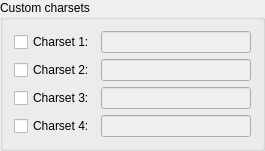
                 <widget class="QGroupBox" name="groupBox_custom_charset">
                  <property name="title">
                   <string>Custom charsets</string>
                  </property>
                  <layout class="QVBoxLayout" name="verticalLayout_9">
                   <item>
                    <layout class="QHBoxLayout" name="horizontalLayout_64">
                     <item>
                      <widget class="QCheckBox" name="checkBox_custom_charset1">
                       <property name="text">
                        <string>Charset 1:</string>
                       </property>
                       <property name="checked">
                        <bool>false</bool>
                       </property>
                      </widget>
                     </item>
                     <item>
                      <widget class="QLineEdit" name="lineEdit_custom_charset1">
                       <property name="enabled">
                        <bool>false</bool>
                       </property>
                       <property name="minimumSize">
                        <size>
                         <width>150</width>
                         <height>0</height>
                        </size>
                       </property>
                       <property name="toolTip">
                        <string>Built-in charsets:

  ?l = abcdefghijklmnopqrstuvwxyz [a-z]
  ?u = ABCDEFGHIJKLMNOPQRSTUVWXYZ [A-Z]
  ?d = 0123456789 [0-9]
  ?h = 0123456789abcdef [0-9a-f]
  ?H = 0123456789ABCDEF [0-9A-F]
  ?s =  !&quot;#$%&amp;'()*+,-./:;&lt;=&gt;?@[]^_`{|}~
  ?a = ?l?u?d?s
  ?b = 0x00 - 0xff</string>
                       </property>
                       <property name="text">
                        <string/>
                       </property>
                      </widget>
                     </item>
                    </layout>
                   </item>
                   <item>
                    <layout class="QHBoxLayout" name="horizontalLayout_68">
                     <item>
                      <widget class="QCheckBox" name="checkBox_custom_charset2">
                       <property name="text">
                        <string>Charset 2:</string>
                       </property>
                       <property name="checked">
                        <bool>false</bool>
                       </property>
                      </widget>
                     </item>
                     <item>
                      <widget class="QLineEdit" name="lineEdit_custom_charset2">
                       <property name="enabled">
                        <bool>false</bool>
                       </property>
                       <property name="minimumSize">
                        <size>
                         <width>150</width>
                         <height>0</height>
                        </size>
                       </property>
                       <property name="toolTip">
                        <string>Built-in charsets:

  ?l = abcdefghijklmnopqrstuvwxyz [a-z]
  ?u = ABCDEFGHIJKLMNOPQRSTUVWXYZ [A-Z]
  ?d = 0123456789 [0-9]
  ?h = 0123456789abcdef [0-9a-f]
  ?H = 0123456789ABCDEF [0-9A-F]
  ?s =  !&quot;#$%&amp;'()*+,-./:;&lt;=&gt;?@[]^_`{|}~
  ?a = ?l?u?d?s
  ?b = 0x00 - 0xff</string>
                       </property>
                       <property name="text">
                        <string/>
                       </property>
                      </widget>
                     </item>
                    </layout>
                   </item>
                   <item>
                    <layout class="QHBoxLayout" name="horizontalLayout_70">
                     <item>
                      <widget class="QCheckBox" name="checkBox_custom_charset3">
                       <property name="text">
                        <string>Charset 3:</string>
                       </property>
                       <property name="checked">
                        <bool>false</bool>
                       </property>
                      </widget>
                     </item>
                     <item>
                      <widget class="QLineEdit" name="lineEdit_custom_charset3">
                       <property name="enabled">
                        <bool>false</bool>
                       </property>
                       <property name="minimumSize">
                        <size>
                         <width>150</width>
                         <height>0</height>
                        </size>
                       </property>
                       <property name="toolTip">
                        <string>Built-in charsets:

  ?l = abcdefghijklmnopqrstuvwxyz [a-z]
  ?u = ABCDEFGHIJKLMNOPQRSTUVWXYZ [A-Z]
  ?d = 0123456789 [0-9]
  ?h = 0123456789abcdef [0-9a-f]
  ?H = 0123456789ABCDEF [0-9A-F]
  ?s =  !&quot;#$%&amp;'()*+,-./:;&lt;=&gt;?@[]^_`{|}~
  ?a = ?l?u?d?s
  ?b = 0x00 - 0xff</string>
                       </property>
                       <property name="text">
                        <string/>
                       </property>
                      </widget>
                     </item>
                    </layout>
                   </item>
                   <item>
                    <layout class="QHBoxLayout" name="horizontalLayout_71">
                     <item>
                      <widget class="QCheckBox" name="checkBox_custom_charset4">
                       <property name="text">
                        <string>Charset 4:</string>
                       </property>
                      </widget>
                     </item>
                     <item>
                      <widget class="QLineEdit" name="lineEdit_custom_charset4">
                       <property name="enabled">
                        <bool>false</bool>
                       </property>
                       <property name="minimumSize">
                        <size>
                         <width>150</width>
                         <height>0</height>
                        </size>
                       </property>
                       <property name="toolTip">
                        <string>Built-in charsets:

  ?l = abcdefghijklmnopqrstuvwxyz [a-z]
  ?u = ABCDEFGHIJKLMNOPQRSTUVWXYZ [A-Z]
  ?d = 0123456789 [0-9]
  ?h = 0123456789abcdef [0-9a-f]
  ?H = 0123456789ABCDEF [0-9A-F]
  ?s =  !&quot;#$%&amp;'()*+,-./:;&lt;=&gt;?@[]^_`{|}~
  ?a = ?l?u?d?s
  ?b = 0x00 - 0xff</string>
                       </property>
                      </widget>
                     </item>
                    </layout>
                   </item>
                  </layout>
                 </widget>
